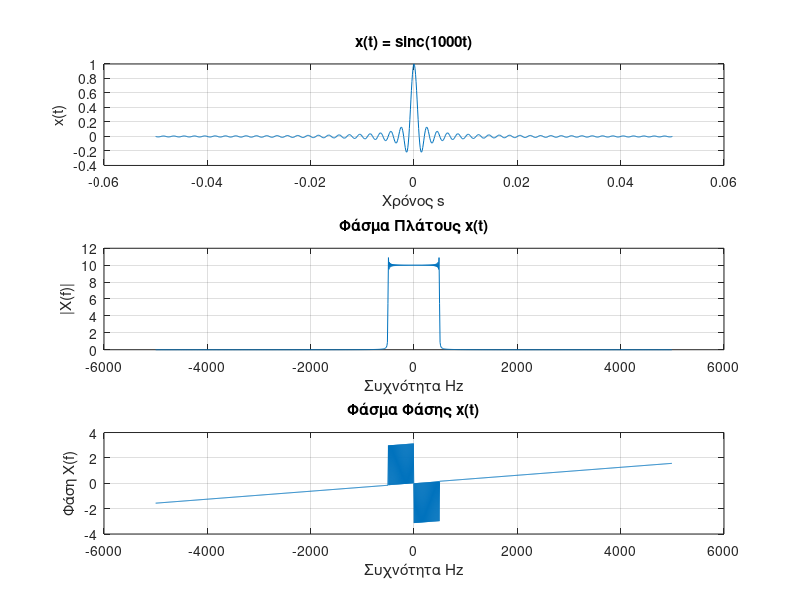
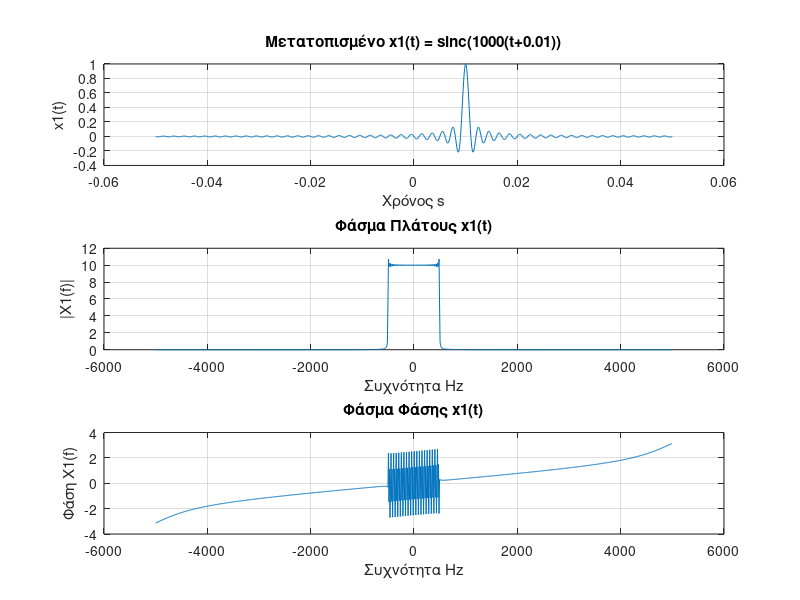

Write the MATLAB code that produced these figures, in order.
clear;
close all;

% Χρόνος
dt = 0.0001;
Tw = 0.05;
t = -Tw:dt:Tw;

% Σήμα x(t)
x = sinc(1000 * t);

% α) Γραφική αναπαράσταση x(t) 
figure;
subplot(3,1,1);
plot(t, x);
title('x(t) = sinc(1000t)');
xlabel('Χρόνος s');
ylabel('x(t)');
grid on;

% Πρώτο μηδενικό x(t) 
first_zero = find(abs(x) < 0.0001, 1, 'first'); %<0.0001 λογο float αριθμού
first_zero_t = t(first_zero(1));
disp(['Χρονική στιγμή πρώτου μηδενισμού του σήματος: ', num2str(first_zero_t), ' s']);

% β) Φάσματος πλάτους x(t) 
Xf = fftshift(fft(x));
BW=1/dt;
N=(Tw*2/dt)+1;
df=BW/N;
f=(-BW/2):df:(BW/2-df);

subplot(3,1,2);
plot(f, abs(Xf));
title('Φάσμα Πλάτους x(t)');
xlabel('Συχνότητα Hz');
ylabel('|X(f)|');
grid on;

% γ) Φάσμα φάσης x(t) 
Xf_phase = angle(Xf);

subplot(3,1,3);
plot(f, Xf_phase);
title('Φάσμα Φάσης x(t)');
xlabel('Συχνότητα Hz');
ylabel('Φάση X(f)');
grid on;

% Μετατοπισμένο x1(t)
t1 = t - 0.01;
x1 = sinc(1000 * t1);

% δ) Γραφική απεικόνιση x1(t)
figure;
subplot(3,1,1);
plot(t, x1);
title('Μετατοπισμένο x1(t) = sinc(1000(t+0.01))');
xlabel('Χρόνος s');
ylabel('x1(t)');
grid on;

% ε) Φάσμα πλάτους x1(t)
Xf1 = fftshift(fft(x1));

subplot(3,1,2);
plot(f, abs(Xf1));
title('Φάσμα Πλάτους x1(t)');
xlabel('Συχνότητα Hz');
ylabel('|X1(f)|');
grid on;

% ζ) Φάσμα φάσης x1(t)
Xf1_phase = angle(Xf1);

subplot(3,1,3);
plot(f, Xf1_phase);
title('Φάσμα Φάσης x1(t)');
xlabel('Συχνότητα Hz');
ylabel('Φάση X1(f)');
grid on;
